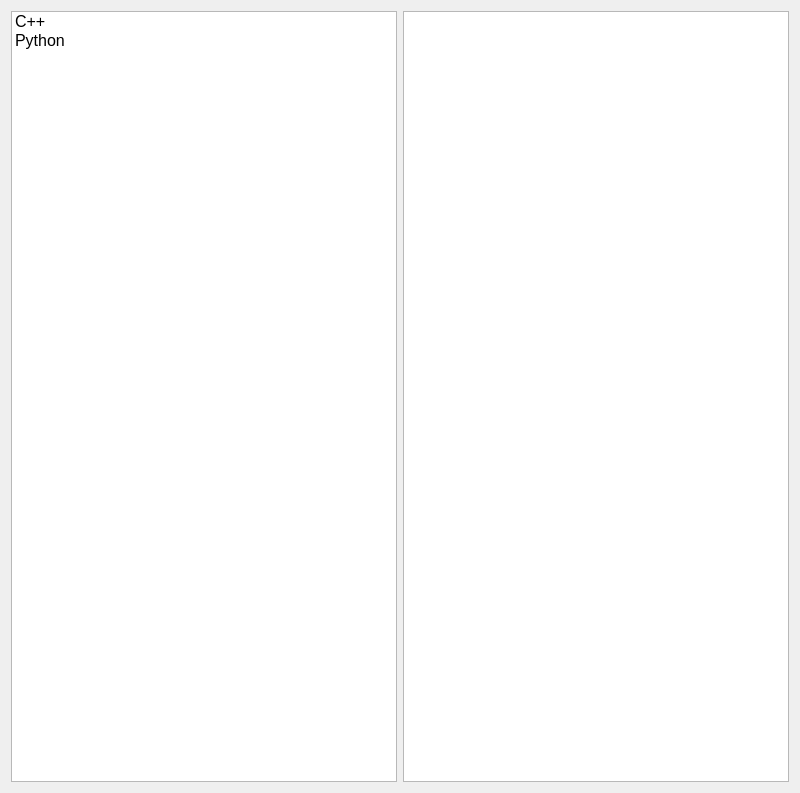
<?xml version="1.0" encoding="UTF-8"?>
<ui version="4.0">
 <class>Widget</class>
 <widget class="QWidget" name="Widget">
  <property name="geometry">
   <rect>
    <x>0</x>
    <y>0</y>
    <width>800</width>
    <height>793</height>
   </rect>
  </property>
  <property name="windowTitle">
   <string>Widget</string>
  </property>
  <layout class="QHBoxLayout" name="horizontalLayout">
   <item>
    <widget class="QListWidget" name="listWidget_2">
     <item>
      <property name="text">
       <string>C++</string>
      </property>
      <property name="font">
       <font>
        <pointsize>12</pointsize>
       </font>
      </property>
      <property name="icon">
       <iconset>
        <normaloff>c++.png</normaloff>c++.png</iconset>
      </property>
     </item>
     <item>
      <property name="text">
       <string>Python</string>
      </property>
      <property name="font">
       <font>
        <pointsize>12</pointsize>
       </font>
      </property>
      <property name="icon">
       <iconset>
        <normaloff>python.png</normaloff>python.png</iconset>
      </property>
     </item>
    </widget>
   </item>
   <item>
    <widget class="QListWidget" name="listWidget"/>
   </item>
  </layout>
 </widget>
 <resources/>
 <connections/>
</ui>
